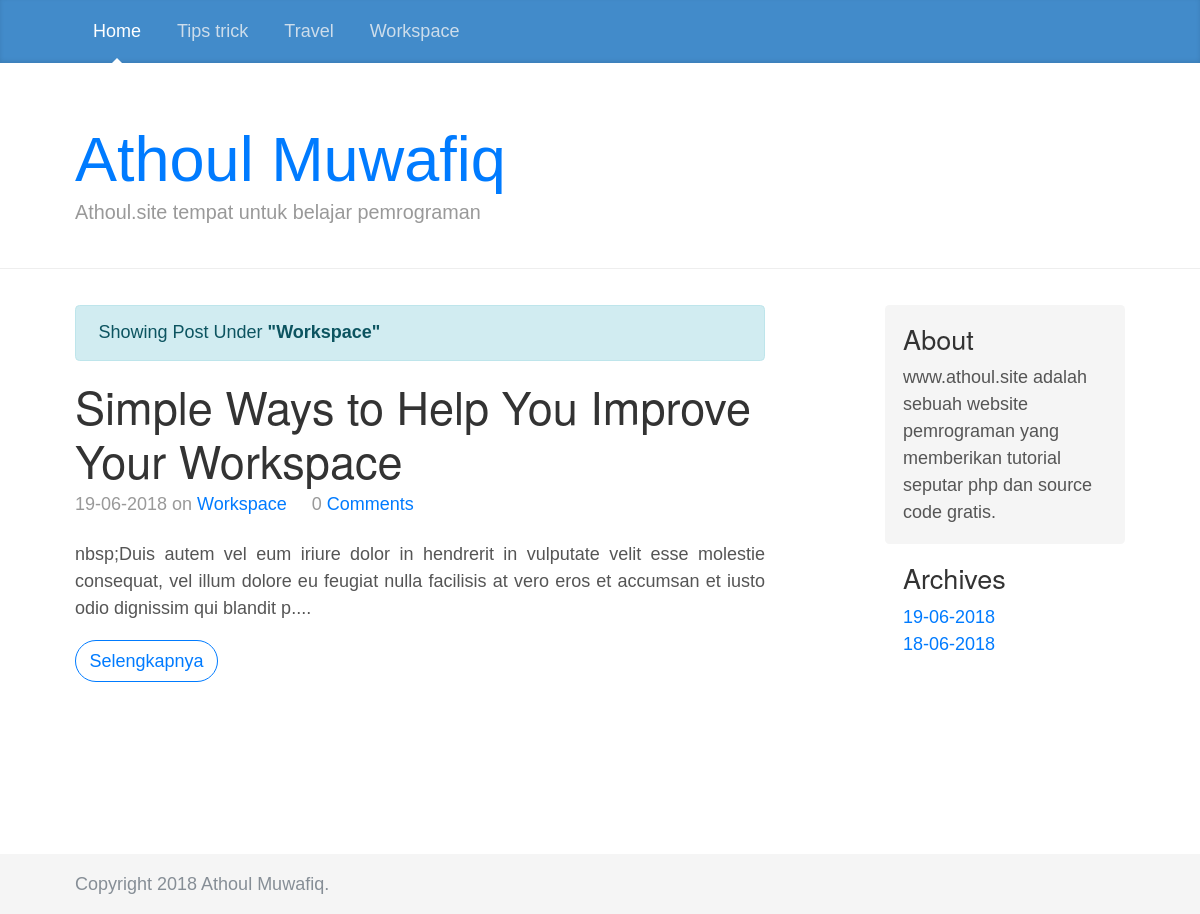
Screenshot of /blog/label/Workspace with the database file from the repository.
### tables this page shows
CREATE TABLE `labels` (
  `id_label` int(11) NOT NULL,
  `label` varchar(30) NOT NULL
);

CREATE TABLE `config` (
  `id` int(11) NOT NULL,
  `title` varchar(30) NOT NULL,
  `description` varchar(50) NOT NULL
);

CREATE TABLE `post` (
  `id_post` int(11) NOT NULL,
  `title` varchar(50) NOT NULL,
  `uri` varchar(100) NOT NULL,
  `article` text NOT NULL,
  `kategories` varchar(20) NOT NULL,
  `published` varchar(30) NOT NULL
);

### application/controllers/Blog.php (called while the page is built, shortened)
<?php
class Blog extends CI_Controller {
	function __construct(){
		$this->load->helper('text');
		$this->load->model('model_blog');
		$data['setting']=$this->model_blog->get_setting()->row_array();
		$data['label']=$this->model_blog->get_labels()->result();
		$this->load->view('assets/head',$data);
	}
	function label()
	{
		$this->load->library('pagination');
		$label=$this->uri->segment(3);
		$label=str_replace('%20', ' ', $label);
		$config['base_url'] = base_url('blog/label/'.$this->uri->segment(3).'/');
		$config['total_rows'] = $this->model_blog->jumlah_artikel_filter('kategories',$label);
		$config['per_page'] = 5;
		$data['post']=$this->model_blog->get_article1($config['per_page'],$this->uri->segment(4),$label)->result();
		$data2['date']=$this->model_blog->get_archive()->result();
		$this->load->view('filter',$data);
		$this->load->view('assets/foot',$data2);
	}
}

### index.php (called while the page is built, shortened)
<?php
require_once BASEPATH.'core/CodeIgniter.php';

### application/models/Model_blog.php (called while the page is built, shortened)
<?php
class Model_blog extends CI_Model
{
	function get_labels(){
		$this->db->order_by('label', 'ASC');
		return $this->db->get('labels');
	}
	function jumlah_artikel_filter($where,$value){
		return $this->db->get_where('post',array($where=>$value))->num_rows();
	}
	function get_article1($number,$offset,$label){
		$this->db->order_by('id_post', 'DESC');
		$this->db->where('kategories',$label);
		return $this->db->get('post',$number,$offset);
	}
	function get_setting(){
		return $this->db->get_where('config',array('id'=>'1'));
	}
	function get_archive(){
		$this->db->distinct('published');
		$this->db->select('published');
		return $this->db->get('post');
	}
}

### application/config/config.php (called while the page is built, shortened)
<?php
$config['base_url'] = 'http://127.0.0.1/athoulcms/';
$config['index_page'] = '';
$config['uri_protocol']	= 'REQUEST_URI';
$config['url_suffix'] = '';
$config['language']	= 'english';
$config['charset'] = 'UTF-8';
$config['enable_hooks'] = FALSE;
$config['subclass_prefix'] = 'MY_';
$config['composer_autoload'] = FALSE;
$config['permitted_uri_chars'] = 'a-z 0-9~%.:_\-';
$config['enable_query_strings'] = FALSE;
$config['controller_trigger'] = 'c';
$config['function_trigger'] = 'm';
$config['directory_trigger'] = 'd';
$config['allow_get_array'] = TRUE;
$config['log_threshold'] = 0;
$config['log_path'] = '';
$config['log_file_extension'] = '';
$config['log_file_permissions'] = 0644;
$config['log_date_format'] = 'Y-m-d H:i:s';
$config['error_views_path'] = '';
$config['cache_path'] = '';
$config['cache_query_string'] = FALSE;
$config['encryption_key'] = 'athoulmuwafiq';
$config['sess_driver'] = 'files';
$config['sess_cookie_name'] = 'ci_session';
$config['sess_expiration'] = 7200;
$config['sess_save_path'] = NULL;
$config['sess_match_ip'] = FALSE;
$config['sess_time_to_update'] = 300;
$config['sess_regenerate_destroy'] = FALSE;
$config['cookie_prefix']	= '';
$config['cookie_domain']	= '';
$config['cookie_path']		= '/';
$config['cookie_secure']	= FALSE;
$config['cookie_httponly'] 	= FALSE;
$config['standardize_newlines'] = FALSE;
$config['global_xss_filtering'] = FALSE;
$config['csrf_protection'] = FALSE;
$config['csrf_token_name'] = 'csrf_test_name';
$config['csrf_cookie_name'] = 'csrf_cookie_name';
$config['csrf_expire'] = 7200;
$config['csrf_regenerate'] = TRUE;
$config['csrf_exclude_uris'] = array();
$config['compress_output'] = FALSE;
$config['time_reference'] = 'local';
$config['rewrite_short_tags'] = FALSE;
$config['proxy_ips'] = '';

### application/views/filter.php (the view, shortened to what this page needs)
  <div class="col-sm-8 blog-main">
    <div class="alert alert-info">Showing Post Under <b>"<?= str_replace('%20', ' ', $this->uri->segment(3)) ?>"</b></div>
<?php foreach($post as $post): ?>
          <div class="blog-post">
            <h2 class="blog-post-title"><?= $post->title; ?></h2>
            <p class="blog-post-meta"><?= $post->published; ?> on <a href="#"><?= $post->kategories ?></a>&nbsp;&nbsp;&nbsp;&nbsp;&nbsp;<?php echo jumlah_komentar($post->id_post) ?> <?php echo anchor('blog/read/'.$post->id_post.'/'.$post->uri.'#comments-section', 'Comments'); ?></p>
            <p class="article"><?= substr(strip_tags($post->article),1,200) ?>....</p>
            <?= anchor('blog/read/'.$post->id_post.'/'.$post->uri, 'Selengkapnya', array('class'=>'btn btn-outline-primary radius')); ?>
          </div>
<?php endforeach; ?>
        </div>

### application/views/assets/head.php (shortened to what this page needs)
<!DOCTYPE html>
<html>
<head>
  <link rel="stylesheet" type="text/css" href="<?= base_url('assets/css/bootstrap.min.css') ?>">
  <link rel="stylesheet" type="text/css" href="<?= base_url('assets/css/blog.css') ?>">
  </head>
<body>
  <header>
      <div class="blog-masthead">
        <div class="container">
          <nav class="nav">
            <a class="nav-link active" href="<?= base_url() ?>">Home</a>
            <?php
              foreach ($label as $label) {
                echo anchor('blog/label/'.$label->label,$label->label,array('class'=>'nav-link'));
              }
            ?>
          </nav>
        </div>
      </div>
      <div class="blog-header">
        <div class="container">
          <h1 class="blog-title"><a href="<?= base_url() ?>"><?= $setting['title'] ?></a></h1>
          <p class="lead blog-description"><?= $setting['description'] ?></p>
        </div>
      </div>
    </header>
    <div class="container" style="padding-bottom:100px;">
      <div class="row">

### assets/css/blog.css (style rules this page uses)
@media (min-width: 48em) { html { font-size: 18px; } }
body { font-family: Georgia, "Times New Roman", Times, serif; color: #555; }
h1, .h1, h2, .h2, h3, .h3, h4, .h4, h5, .h5, h6, .h6 { font-family: "Helvetica Neue", Helvetica, Arial, sans-serif; font-weight: 400; color: #333; }
.container { max-width: 60rem; }
.blog-masthead { margin-bottom: 3rem; background-color: #428bca; box-shadow: inset 0 -.1rem .25rem rgba(0, 0, 0, .1); }
.nav-link { position: relative; padding: 1rem; font-weight: 500; color: #cdddeb; }
.nav-link.active { color: #fff; }
.nav-link.active::after { position: absolute; bottom: 0; left: 50%; width: 0; height: 0; margin-left: -.3rem; vertical-align: middle; content: ""; border-right: .3rem solid transparent; border-bottom: .3rem solid; border-left: .3rem solid transparent; }
.blog-header { padding-bottom: 1.25rem; margin-bottom: 2rem; border-bottom: .05rem solid #eee; }
.blog-title { margin-bottom: 0; font-size: 2rem; font-weight: 400; }
.blog-description { font-size: 1.1rem; color: #999; }
@media (min-width: 40em) { .blog-title { font-size: 3.5rem; } }
.blog-post { margin-bottom: 4rem; }
.blog-post-title { margin-bottom: .25rem; font-size: 2.5rem; }
.blog-post-meta { margin-bottom: 1.25rem; color: #999; }
.article { text-align: justify; }
.radius { border-radius: 30px; }

### application/views/assets/head.php (style rules this page uses)
* { font-family: Arial }
html { position: relative; min-height: 100%; }
body { margin-bottom: 60px; }

### rows the page displays
labels: label "Tips trick"
labels: label "Travel"
labels: label "Workspace"
config: title "Athoul Muwafiq", description "Athoul.site tempat untuk belajar pemrograman"
post: title "Simple Ways to Help You Improve Your Workspace", published "19-06-2018", kategories "Workspace", id_post "0", id_post+uri "Comments", article "nbsp;Duis autem vel eum iriure dolor in hendrerit in vulputate velit esse molestie consequat, vel illum dolore eu feugiat nulla facilisis at vero eros et accumsan et iusto odio dignissim qui blandit p", id_post+uri "Selengkapnya"

### other values shown
str_replace('%20', ' ', $this->uri->segment(3)) "Workspace"
